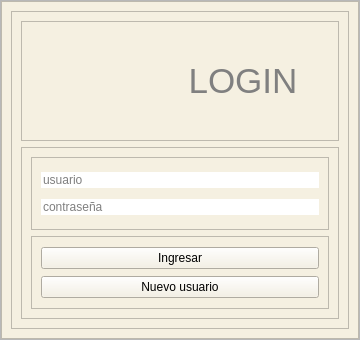
<?xml version="1.0" encoding="UTF-8"?>
<ui version="4.0">
 <class>LoginForm</class>
 <widget class="QWidget" name="LoginForm">
  <property name="geometry">
   <rect>
    <x>0</x>
    <y>0</y>
    <width>360</width>
    <height>340</height>
   </rect>
  </property>
  <property name="maximumSize">
   <size>
    <width>360</width>
    <height>340</height>
   </size>
  </property>
  <property name="windowTitle">
   <string>Form</string>
  </property>
  <layout class="QVBoxLayout" name="verticalLayout">
   <property name="spacing">
    <number>0</number>
   </property>
   <property name="leftMargin">
    <number>0</number>
   </property>
   <property name="topMargin">
    <number>0</number>
   </property>
   <property name="rightMargin">
    <number>0</number>
   </property>
   <property name="bottomMargin">
    <number>0</number>
   </property>
   <item>
    <widget class="QFrame" name="central_widget_frame">
     <property name="styleSheet">
      <string notr="true">border-color: rgb(0, 0, 0);</string>
     </property>
     <property name="frameShape">
      <enum>QFrame::Shape::StyledPanel</enum>
     </property>
     <property name="frameShadow">
      <enum>QFrame::Shadow::Raised</enum>
     </property>
     <layout class="QVBoxLayout" name="verticalLayout_2">
      <property name="spacing">
       <number>0</number>
      </property>
      <property name="leftMargin">
       <number>0</number>
      </property>
      <property name="topMargin">
       <number>0</number>
      </property>
      <property name="rightMargin">
       <number>0</number>
      </property>
      <property name="bottomMargin">
       <number>0</number>
      </property>
      <item>
       <widget class="QFrame" name="background_frame">
        <property name="styleSheet">
         <string notr="true">background-color: rgb(245,240,225);</string>
        </property>
        <property name="frameShape">
         <enum>QFrame::Shape::StyledPanel</enum>
        </property>
        <property name="frameShadow">
         <enum>QFrame::Shadow::Raised</enum>
        </property>
        <layout class="QVBoxLayout" name="verticalLayout_3">
         <item>
          <widget class="QFrame" name="content_frame">
           <property name="frameShape">
            <enum>QFrame::Shape::StyledPanel</enum>
           </property>
           <property name="frameShadow">
            <enum>QFrame::Shadow::Raised</enum>
           </property>
           <layout class="QVBoxLayout" name="verticalLayout_4">
            <item>
             <widget class="QFrame" name="title_frame">
              <property name="maximumSize">
               <size>
                <width>16777215</width>
                <height>120</height>
               </size>
              </property>
              <property name="frameShape">
               <enum>QFrame::Shape::StyledPanel</enum>
              </property>
              <property name="frameShadow">
               <enum>QFrame::Shadow::Raised</enum>
              </property>
              <layout class="QHBoxLayout" name="horizontalLayout">
               <item>
                <widget class="QLabel" name="label_2">
                 <property name="sizePolicy">
                  <sizepolicy hsizetype="Minimum" vsizetype="Minimum">
                   <horstretch>0</horstretch>
                   <verstretch>0</verstretch>
                  </sizepolicy>
                 </property>
                 <property name="maximumSize">
                  <size>
                   <width>120</width>
                   <height>100</height>
                  </size>
                 </property>
                 <property name="text">
                  <string/>
                 </property>
                 <property name="pixmap">
                  <pixmap>../assets/icons/logo_abad.png</pixmap>
                 </property>
                 <property name="scaledContents">
                  <bool>true</bool>
                 </property>
                </widget>
               </item>
               <item>
                <widget class="QLabel" name="label">
                 <property name="font">
                  <font>
                   <pointsize>26</pointsize>
                  </font>
                 </property>
                 <property name="styleSheet">
                  <string notr="true">color: grey;</string>
                 </property>
                 <property name="frameShadow">
                  <enum>QFrame::Shadow::Plain</enum>
                 </property>
                 <property name="midLineWidth">
                  <number>1</number>
                 </property>
                 <property name="text">
                  <string>LOGIN</string>
                 </property>
                 <property name="scaledContents">
                  <bool>true</bool>
                 </property>
                 <property name="alignment">
                  <set>Qt::AlignmentFlag::AlignCenter</set>
                 </property>
                </widget>
               </item>
              </layout>
             </widget>
            </item>
            <item>
             <widget class="QFrame" name="login_frame">
              <property name="frameShape">
               <enum>QFrame::Shape::StyledPanel</enum>
              </property>
              <property name="frameShadow">
               <enum>QFrame::Shadow::Raised</enum>
              </property>
              <layout class="QVBoxLayout" name="verticalLayout_7">
               <item>
                <widget class="QFrame" name="input_frame">
                 <property name="frameShape">
                  <enum>QFrame::Shape::StyledPanel</enum>
                 </property>
                 <property name="frameShadow">
                  <enum>QFrame::Shadow::Raised</enum>
                 </property>
                 <layout class="QVBoxLayout" name="verticalLayout_5">
                  <item>
                   <widget class="QLineEdit" name="user_lineEdit">
                    <property name="styleSheet">
                     <string notr="true">background-color: white;
border-radius: 0px;</string>
                    </property>
                    <property name="inputMask">
                     <string/>
                    </property>
                    <property name="text">
                     <string/>
                    </property>
                    <property name="placeholderText">
                     <string>usuario</string>
                    </property>
                   </widget>
                  </item>
                  <item>
                   <widget class="QLineEdit" name="password_lineEdit">
                    <property name="styleSheet">
                     <string notr="true">background-color: white;
border-radius: 0px;</string>
                    </property>
                    <property name="inputMask">
                     <string/>
                    </property>
                    <property name="text">
                     <string/>
                    </property>
                    <property name="echoMode">
                     <enum>QLineEdit::EchoMode::Password</enum>
                    </property>
                    <property name="placeholderText">
                     <string>contraseña</string>
                    </property>
                   </widget>
                  </item>
                 </layout>
                </widget>
               </item>
               <item>
                <widget class="QFrame" name="buttons_frame">
                 <property name="frameShape">
                  <enum>QFrame::Shape::StyledPanel</enum>
                 </property>
                 <property name="frameShadow">
                  <enum>QFrame::Shadow::Raised</enum>
                 </property>
                 <layout class="QVBoxLayout" name="verticalLayout_6">
                  <item>
                   <widget class="QPushButton" name="pushButton_2">
                    <property name="styleSheet">
                     <string notr="true">QPushButton {
	background-color : #ff6e40;
	color: white;
}
QPushButton::hover {background-color : #ffc13b};</string>
                    </property>
                    <property name="text">
                     <string>Ingresar</string>
                    </property>
                   </widget>
                  </item>
                  <item>
                   <widget class="QPushButton" name="pushButton">
                    <property name="styleSheet">
                     <string notr="true">QPushButton {
	background-color : #ff6e40;
	color: white;
}
QPushButton::hover {background-color : #ffc13b};</string>
                    </property>
                    <property name="text">
                     <string>Nuevo usuario</string>
                    </property>
                   </widget>
                  </item>
                 </layout>
                </widget>
               </item>
              </layout>
             </widget>
            </item>
           </layout>
          </widget>
         </item>
        </layout>
       </widget>
      </item>
     </layout>
    </widget>
   </item>
  </layout>
 </widget>
 <resources/>
 <connections/>
</ui>
